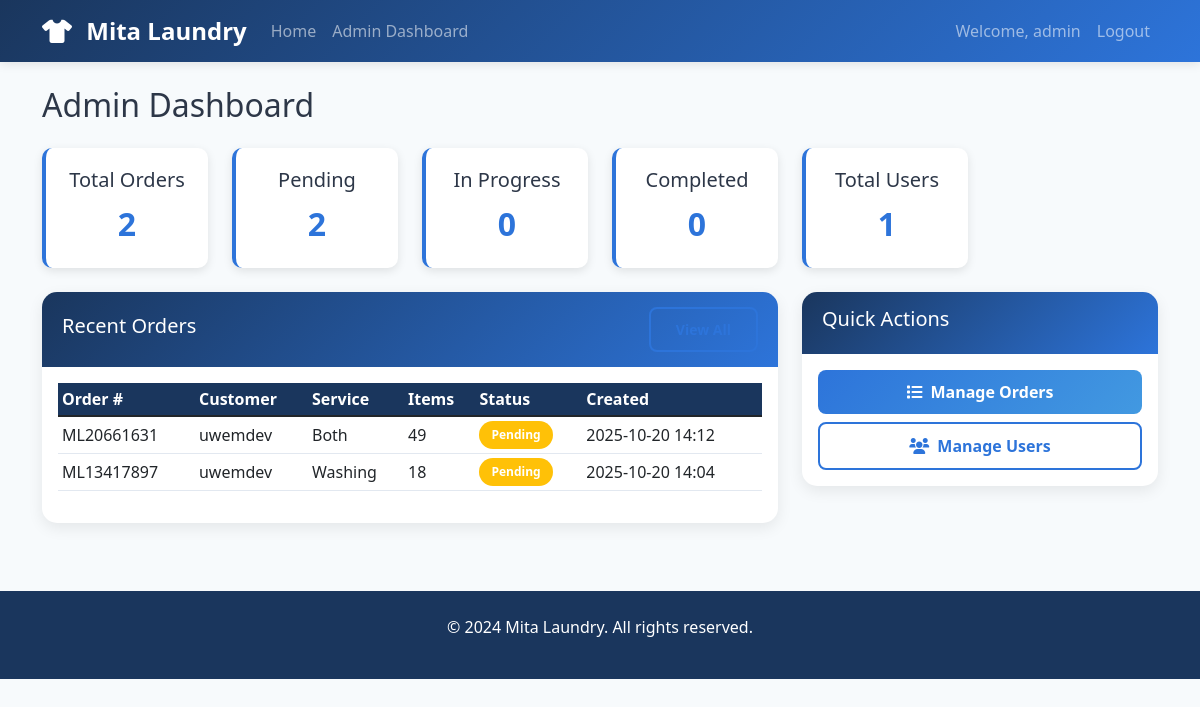
The page /admin (signed in) on the database its author committed.
### tables this page shows
CREATE TABLE orders (
            id INTEGER PRIMARY KEY AUTOINCREMENT,
            order_number TEXT UNIQUE NOT NULL,
            user_id INTEGER NOT NULL,
            service_type TEXT NOT NULL,
            status TEXT DEFAULT 'pending',
            pickup_option TEXT DEFAULT 'pickup',
            total_items INTEGER DEFAULT 0,
            total_price DECIMAL(10,2) DEFAULT 0.00,
            tshirts INTEGER DEFAULT 0,
            shorts INTEGER DEFAULT 0,
            pants INTEGER DEFAULT 0,
            caps INTEGER DEFAULT 0,
            socks INTEGER DEFAULT 0,
            towels INTEGER DEFAULT 0,
            bedsheets INTEGER DEFAULT 0,
            created_at TIMESTAMP DEFAULT CURRENT_TIMESTAMP,
            updated_at TIMESTAMP DEFAULT CURRENT_TIMESTAMP,
            completed_at TIMESTAMP,
            FOREIGN KEY (user_id) REFERENCES users (id)
        );

CREATE TABLE users (
            id INTEGER PRIMARY KEY AUTOINCREMENT,
            username TEXT UNIQUE NOT NULL,
            email TEXT UNIQUE NOT NULL,
            password TEXT NOT NULL,
            phone TEXT,
            address TEXT,
            created_at TIMESTAMP DEFAULT CURRENT_TIMESTAMP,
            is_admin BOOLEAN DEFAULT FALSE
        );

### app.py (the view)
@app.route('/admin')
def admin_dashboard():
    if 'user_id' not in session or not session.get('is_admin'):
        flash('Access denied!', 'error')
        return redirect(url_for('login'))
    conn = get_db_connection()
    total_orders = conn.execute('SELECT COUNT(*) FROM orders').fetchone()[0]
    pending_orders = conn.execute('SELECT COUNT(*) FROM orders WHERE status = "pending"').fetchone()[0]
    in_progress_orders = conn.execute('SELECT COUNT(*) FROM orders WHERE status = "in_progress"').fetchone()[0]
    completed_orders = conn.execute('SELECT COUNT(*) FROM orders WHERE status = "completed"').fetchone()[0]
    total_users = conn.execute('SELECT COUNT(*) FROM users WHERE is_admin = FALSE').fetchone()[0]
    recent_orders = conn.execute('''
        SELECT o.*, u.username
        FROM orders o
        JOIN users u ON o.user_id = u.id
        ORDER BY o.created_at DESC
        LIMIT 5
    ''').fetchall()
    conn.close()
    stats = {
        'total_orders': total_orders,
        'pending_orders': pending_orders,
        'in_progress_orders': in_progress_orders,
        'completed_orders': completed_orders,
        'total_users': total_users
    }
    return render_template('admin_dashboard.html', stats=stats, recent_orders=recent_orders)

### app.py (called while the page is built)
def get_db_connection():
    conn = sqlite3.connect(app.config['DATABASE'])
    conn.row_factory = sqlite3.Row
    return conn

### templates/admin_dashboard.html (shortened to what this page needs)
{% extends "base.html" %}
{% block content %}
<h2 class="mb-4">Admin Dashboard</h2>
<div class="row mb-4">
    <div class="col-md-2">
        <div class="stat-card">
            <h5>Total Orders</h5>
            <p class="number">{{ stats.total_orders }}</p>
        </div>
    </div>
    <div class="col-md-2">
        <div class="stat-card">
            <h5>Pending</h5>
            <p class="number">{{ stats.pending_orders }}</p>
        </div>
    </div>
    <div class="col-md-2">
        <div class="stat-card">
            <h5>In Progress</h5>
            <p class="number">{{ stats.in_progress_orders }}</p>
        </div>
    </div>
    <div class="col-md-2">
        <div class="stat-card">
            <h5>Completed</h5>
            <p class="number">{{ stats.completed_orders }}</p>
        </div>
    </div>
    <div class="col-md-2">
        <div class="stat-card">
            <h5>Total Users</h5>
            <p class="number">{{ stats.total_users }}</p>
        </div>
    </div>
</div>
<div class="row">
    <div class="col-md-8">
        <div class="card">
            <div class="card-header d-flex justify-content-between align-items-center">
                <h5>Recent Orders</h5>
                <a href="{{ url_for('admin_orders') }}" class="btn btn-sm btn-outline-primary">View All</a>
            </div>
            <div class="card-body">
                {% if recent_orders %}
                <div class="table-responsive">
                    <table class="table table-sm">
                        <thead>
                            <tr>
                                <th>Order #</th>
                                <th>Customer</th>
                                <th>Service</th>
                                <th>Items</th>
                                <th>Status</th>
                                <th>Created</th>
                            </tr>
                        </thead>
                        <tbody>
                            {% for order in recent_orders %}
                            <tr>
                                <td>{{ order.order_number }}</td>
                                <td>{{ order.username }}</td>
                                <td>{{ order.service_type|title }}</td>
                                <td>{{ order.total_items }}</td>
                                <td>
                                    <span class="badge bg-{{ 'warning' if order.status == 'pending' else 'info' if order.status == 'in_progress' else 'success' }}">
                                        {{ order.status|replace('_', ' ')|title }}
                                    </span>
                                </td>
                                <td>{{ order.created_at[:16] }}</td>
                            </tr>
                            {% endfor %}
                        </tbody>
                    </table>
                </div>
                {% else %}
                <p class="text-muted text-center">No orders found.</p>
                {% endif %}
            </div>
        </div>
    </div>
    <div class="col-md-4">
        <div class="card">
            <div class="card-header">
                <h5>Quick Actions</h5>
            </div>
            <div class="card-body">
                <div class="d-grid gap-2">
                    <a href="{{ url_for('admin_orders') }}" class="btn btn-primary">
                        <i class="fas fa-list me-2"></i>Manage Orders
                    </a>
                    <a href="{{ url_for('admin_users') }}" class="btn btn-outline-primary">
                        <i class="fas fa-users me-2"></i>Manage Users
                    </a>
                </div>
            </div>
        </div>
    </div>
</div>
{% endblock %}

### static/css/style.css (style rules this page uses)
:root { --primary-dark: #1a365d; --primary-light: #2d74da; --secondary: #4299e1; --accent: #63b3ed; --background: #f7fafc; --card-bg: #ffffff; --text-dark: #2d3748; --text-light: #718096; --success: #48bb78; --warning: #ed8936; --danger: #f56565; }
body { background-color: var(--background); color: var(--text-dark); font-family: 'Segoe UI', Tahoma, Geneva, Verdana, sans-serif; }
.card { border: none; border-radius: 15px; box-shadow: 0 5px 15px rgba(0,0,0,0.08); margin-bottom: 20px; transition: transform 0.3s ease; }
.card-header { background: linear-gradient(135deg, var(--primary-dark), var(--primary-light)); color: white; border-radius: 15px 15px 0 0 !important; padding: 15px 20px; border: none; }
.btn-primary { background: linear-gradient(135deg, var(--primary-light), var(--secondary)); border: none; border-radius: 8px; padding: 10px 25px; font-weight: 600; transition: all 0.3s ease; }
.btn-outline-primary { border: 2px solid var(--primary-light); color: var(--primary-light); border-radius: 8px; padding: 10px 25px; font-weight: 600; transition: all 0.3s ease; }
.stat-card { background: var(--card-bg); padding: 20px; border-radius: 10px; text-align: center; box-shadow: 0 3px 10px rgba(0,0,0,0.1); border-left: 4px solid var(--primary-light); }
.stat-card .number { font-size: 2rem; font-weight: bold; color: var(--primary-light); margin: 0; }
.table th { background-color: var(--primary-dark); color: white; border: none; }
.table td { border-color: #e2e8f0; vertical-align: middle; }
.badge { padding: 8px 12px; border-radius: 20px; font-weight: 600; }

### rows shown on the page
orders: order_number "ML20661631", username "uwemdev", service_type "Both", total_items "49", status "Pending", created_at "2025-10-20 14:12"
orders: order_number "ML13417897", username "uwemdev", service_type "Washing", total_items "18", status "Pending", created_at "2025-10-20 14:04"

### other values the page prints
{{ session.username }} "admin"
{{ stats.total_orders }} "2"
{{ stats.pending_orders }} "2"
{{ stats.in_progress_orders }} "0"
{{ stats.completed_orders }} "0"
{{ stats.total_users }} "1"
